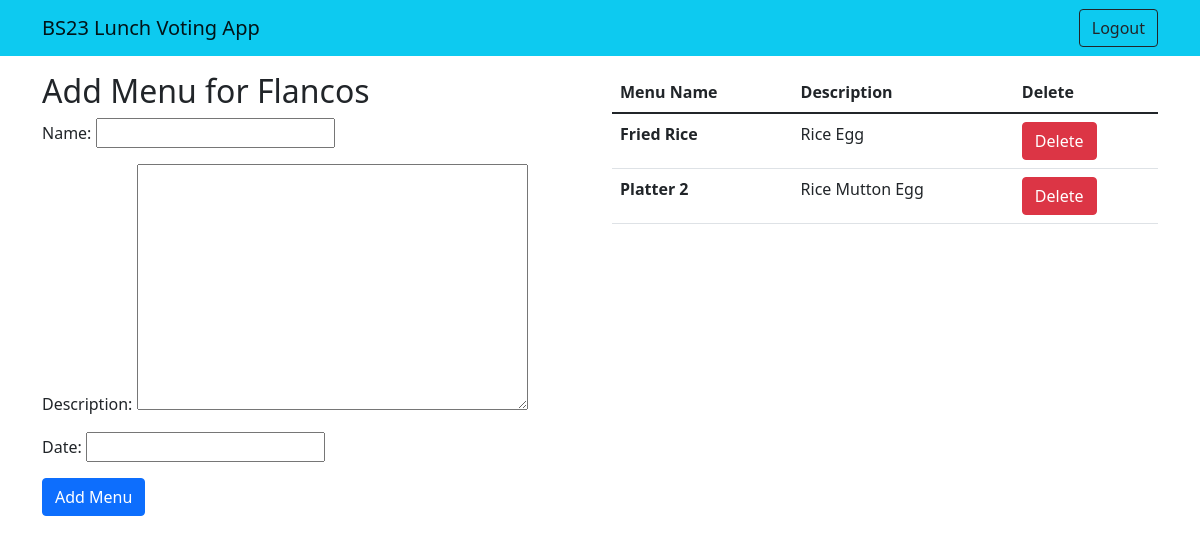
The page /restaurants/add-menu/2/ (signed in) on the database its author committed.
### restaurant_lunch_vote/models.py (models this page shows, shortened)
class Restaurant(models.Model):
    name = models.CharField(max_length=255)

class Menu(models.Model):
    restaurant = models.ForeignKey(Restaurant, on_delete=models.CASCADE)
    name = models.CharField(max_length=255)
    description = models.TextField()
    date = models.DateField()

### restaurant_lunch_vote/views.py (the view)
# urls.py: path('add-menu/<int:restaurant_id>/', add_menu, name='add_menu'),
@user_passes_test(lambda u: u.is_superuser)
def add_menu(request, restaurant_id):
    restaurant = get_object_or_404(Restaurant, pk=restaurant_id)
    restaurant_menus = Menu.objects.filter(restaurant=restaurant)
    if request.method == 'POST':
        form = MenuForm(request.POST)
        if form.is_valid():
            menu = form.save(commit=False)
            menu.restaurant = restaurant
            menu.save()
            return redirect('admin-dashboard')
    else:
        form = MenuForm()
    return render(request, 'add_menu.html', {'form': form, 'restaurant': restaurant,'menus':restaurant_menus})

### restaurant_lunch_vote/forms.py
class MenuForm(forms.ModelForm):
    class Meta:
        model = Menu
        fields = ['name', 'description', 'date']

### templates/add_menu.html (shortened to what this page needs)
{% extends 'base.html' %}
{% block content %}
<div class="container mt-3">
    <div class="row">
    <div class="col-md-6">
    <h2>Add Menu for {{ restaurant.name }}</h2>
    <form method="post" action="{% url 'add_menu' restaurant.id %}">
        {{ form.as_p }}
        <button class="btn btn-primary" type="submit">Add Menu</button>
    </form>
    </div>
    <div class="col-md-6">
        <table class="table">
            <thead>
              <tr>
                <th scope="col">Menu Name</th>
                <th scope="col">Description</th>
                <th scope="col">Delete</th>
              </tr>
            </thead>
            <tbody>
                {% for menu in menus %}
                  <tr>
                    <th scope="row">{{menu.name}}</th>
                    <td>{{menu.description}}</td>
                    <td><a
                        type="button"
                        href="{% url 'delete-menu' menu.id %}"
                        class="btn btn-danger"
                    >
                        Delete
                    </a>
                    </td>
                  </tr>
                {% endfor %}
                </tbody>
              </table>
    </div>
</div>
</div>
{% endblock %}

### rows shown on the page
Restaurant: name "Flancos"
Menu: name "Fried Rice", description "Rice Egg"
Menu: name "Platter 2", description "Rice Mutton Egg"
